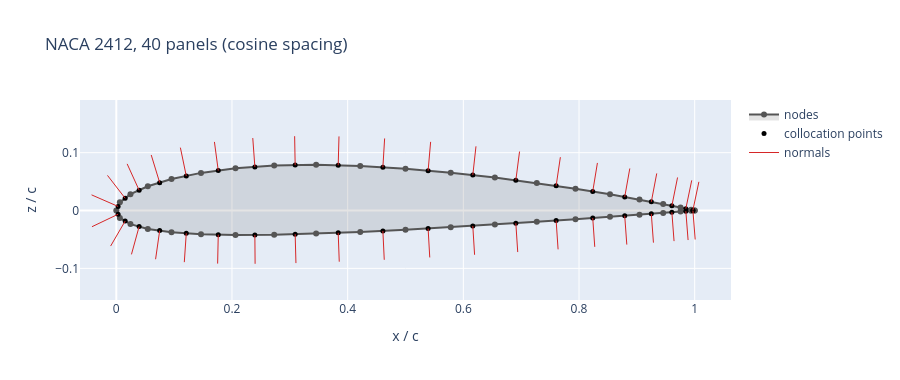

This figure's notebook cell:
### Markdown cell above
## 3. Discretization: cosine spacing, collocation points, normals

The book (Section 11.2.1) clusters panels near the leading and trailing edges with the **full-cosine** rule (Eq. 11.25), obtained by dividing a semicircle uniformly in the angle $\beta$:

$$x=\frac{c}{2}\,(1-\cos\beta),\qquad \beta\in[0,\pi].$$

Collocation points sit at the **center of each panel**, and the normals point out of the body. The camber line and thickness follow the NACA 4-digit definitions already used by the web app; with the $-0.1036$ coefficient the thickness polynomial vanishes at $x=c$, so the contour closes at the trailing edge (the gap is of the order of $10^{-17}$ in the code).

### Code cell
CHORD = 1.0
nodes_x, nodes_z = p.naca4_panel_nodes('2412', CHORD, 40)
geo = p.PanelGeometry(nodes_x, nodes_z, CHORD)

print('panels:', geo.n, '| nodes:', len(nodes_x))
print('first node (TE lower):', (nodes_x[0], nodes_z[0]), '| last node (TE upper):', (nodes_x[-1], nodes_z[-1]))
print('leading-edge panel index:', geo.i_le)

# Outward normals: stepping along +n leaves the body, stepping along -n enters it.
step = 1e-4 * CHORD  # the trailing-edge region is only ~1e-3 c thick
outside = ~geo.inside(geo.x_mid + step * geo.n_x, geo.z_mid + step * geo.n_z)
inside = geo.inside(geo.x_mid - step * geo.n_x, geo.z_mid - step * geo.n_z)
assert outside.all() and inside.all(), 'normals are not all outward'
print('all', geo.n, 'normals point out of the body')

# Cosine spacing check: panel length should be smallest at LE/TE and largest near mid-chord.
print(f'shortest panel: {geo.L.min():.4f} c (at index {geo.L.argmin()}); longest: {geo.L.max():.4f} c (at index {geo.L.argmax()})')

scale = 0.05 * CHORD
fig = go.Figure()
fig.add_trace(go.Scatter(x=geo.x, y=geo.z, mode='lines+markers', name='nodes', line=dict(color='#555'), fill='toself', fillcolor='rgba(120,120,120,0.2)'))
fig.add_trace(go.Scatter(x=geo.x_mid, y=geo.z_mid, mode='markers', name='collocation points', marker=dict(color='black', size=5)))
nx, nz = [], []
for xm, zm, a, b in zip(geo.x_mid, geo.z_mid, geo.n_x, geo.n_z):
    nx += [xm, xm + scale * a, None]
    nz += [zm, zm + scale * b, None]
fig.add_trace(go.Scatter(x=nx, y=nz, mode='lines', name='normals', line=dict(color='#d62728', width=1)))
fig.update_layout(title='NACA 2412, 40 panels (cosine spacing)', xaxis=dict(title='x / c', scaleanchor='y'), yaxis=dict(title='z / c'), height=380)
fig.show()

### Figure 1 — Plotly figure (JSON) as saved in the notebook; plotly's stock layout.template omitted (floating-point values rounded to 4 significant figures)
{"data": [{"fill": "toself", "fillcolor": "rgba(120,120,120,0.2)", "line": {"color": "#555"}, "mode": "lines+markers", "name": "nodes", "type": "scatter", "x": [1.0, 0.9938, 0.9755, 0.9455, 0.9045, 0.8536, 0.7939, 0.727, 0.6545, 0.5782, 0.5, 0.4218, 0.3455, 0.273, 0.2061, 0.1464, 0.09549, 0.0545, 0.02447, 0.006156, 0.0, 0.006156, 0.02447, 0.0545, 0.09549, 0.1464, 0.2061, 0.273, 0.3455, 0.4218, 0.5, 0.5782, 0.6545, 0.727, 0.7939, 0.8536, 0.9045, 0.9455, 0.9755, 0.9938, 1.0], "y": [1.665e-17, -0.0004829, -0.001903, -0.004183, -0.007211, -0.01087, -0.01502, -0.01955, -0.02428, -0.02901, -0.03342, -0.03713, -0.03993, -0.04186, -0.04241, -0.04112, -0.03764, -0.03179, -0.02352, -0.01289, 0.0, 0.01411, 0.02827, 0.04194, 0.05446, 0.06505, 0.07301, 0.07783, 0.07919, 0.07708, 0.07231, 0.06548, 0.05709, 0.04767, 0.03779, 0.02801, 0.01893, 0.01112, 0.0051, 0.001299, -1.665e-17]}, {"marker": {"color": "black", "size": 5}, "mode": "markers", "name": "collocation points", "type": "scatter", "x": [0.9969, 0.9847, 0.9605, 0.925, 0.879, 0.8237, 0.7604, 0.6908, 0.6164, 0.5391, 0.4609, 0.3836, 0.3092, 0.2396, 0.1763, 0.121, 0.07499, 0.03948, 0.01531, 0.003078, 0.003078, 0.01531, 0.03948, 0.07499, 0.121, 0.1763, 0.2396, 0.3092, 0.3836, 0.4609, 0.5391, 0.6164, 0.6908, 0.7604, 0.8237, 0.879, 0.925, 0.9605, 0.9847, 0.9969], "y": [-0.0002415, -0.001193, -0.003043, -0.005697, -0.009039, -0.01295, -0.01729, -0.02192, -0.02665, -0.03121, -0.03528, -0.03853, -0.04089, -0.04213, -0.04176, -0.03938, -0.03471, -0.02765, -0.01821, -0.006446, 0.007057, 0.02119, 0.03511, 0.0482, 0.05975, 0.06903, 0.07542, 0.07851, 0.07813, 0.07469, 0.06889, 0.06128, 0.05238, 0.04273, 0.0329, 0.02347, 0.01502, 0.008109, 0.0032, 0.0006497]}, {"line": {"color": "#d62728", "width": 1}, "mode": "lines", "name": "normals", "type": "scatter", "x": [0.9969, 1.001, null, 0.9847, 0.9886, null, 0.9605, 0.9643, null, 0.925, 0.9287, null, 0.879, 0.8826, null, 0.8237, 0.8272, null, 0.7604, 0.7638, null, 0.6908, 0.694, null, 0.6164, 0.6195, null, 0.5391, 0.5419, null, 0.4609, 0.4633, null, 0.3836, 0.3855, null, 0.3092, 0.3106, null, 0.2396, 0.24, null, 0.1763, 0.1752, null, 0.121, 0.1176, null, 0.07499, 0.06793, null, 0.03948, 0.02621, null, 0.01531, -0.009781, null, 0.003078, -0.04204, null, 0.003078, -0.04275, null, 0.01531, -0.01526, null, 0.03948, 0.01875, null, 0.07499, 0.0604, null, 0.121, 0.1108, null, 0.1763, 0.1697, null, 0.2396, 0.236, null, 0.3092, 0.3083, null, 0.3836, 0.385, null, 0.4609, 0.4639, null, 0.5391, 0.5435, null, 0.6164, 0.6218, null, 0.6908, 0.6972, null, 0.7604, 0.7678, null, 0.8237, 0.8318, null, 0.879, 0.8878, null, 0.925, 0.9344, null, 0.9605, 0.9703, null, 0.9847, 0.9948, null, 0.9969, 1.007, null], "y": [-0.0002415, -0.05009, null, -0.001193, -0.05104, null, -0.003043, -0.0529, null, -0.005697, -0.05556, null, -0.009039, -0.05891, null, -0.01295, -0.06282, null, -0.01729, -0.06717, null, -0.02192, -0.07181, null, -0.02665, -0.07655, null, -0.03121, -0.08113, null, -0.03528, -0.08522, null, -0.03853, -0.0885, null, -0.04089, -0.09087, null, -0.04213, -0.09213, null, -0.04176, -0.09175, null, -0.03938, -0.08926, null, -0.03471, -0.08421, null, -0.02765, -0.07586, null, -0.01821, -0.06145, null, -0.006446, -0.02799, null, 0.007057, 0.02705, null, 0.02119, 0.06076, null, 0.03511, 0.08061, null, 0.0482, 0.09602, null, 0.05975, 0.1087, null, 0.06903, 0.1186, null, 0.07542, 0.1253, null, 0.07851, 0.1285, null, 0.07813, 0.1281, null, 0.07469, 0.1246, null, 0.06889, 0.1187, null, 0.06128, 0.111, null, 0.05238, 0.102, null, 0.04273, 0.09219, null, 0.0329, 0.08224, null, 0.02347, 0.07269, null, 0.01502, 0.06414, null, 0.008109, 0.05713, null, 0.0032, 0.05216, null, 0.0006497, 0.04957, null]}], "layout": {"height": 380, "title": {"text": "NACA 2412, 40 panels (cosine spacing)"}, "xaxis": {"scaleanchor": "y", "title": {"text": "x / c"}}, "yaxis": {"title": {"text": "z / c"}}}}
